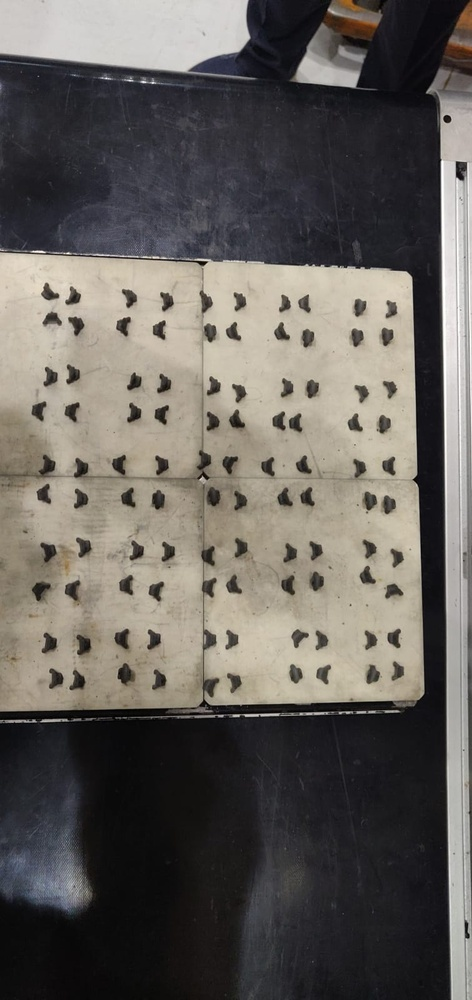
#> input picture Transistor.jpeg, 472 x 1000 px, shrunk from 755 x 1599 before the run
$ python enhanced_transistor_detection.py Transistor.jpeg
#> lines starting #> are read from the running program, lines starting #| are printed output that depends on the picture; after the words box and inside, x2 and y2 are one past the last pixel; in counts of white or black regions, pixels touching at a corner belong together
#> in main, image is the input picture: shape (1000, 472, 3); mean B, G, R 92.3, 97.2, 101.4
"""
enhanced_transistor_detection.py
--------------------------------

This script provides a simple command‑line interface for detecting
transistor‑shaped contours within an image.  It is based on the
original Jupyter notebook in the `Agrex.AI` repository but has been
refactored to be reusable from the command line and improved in a
number of ways:

* **Modular functions**: The detection logic is encapsulated in
  functions so that it can be imported and reused.
* **Automatic thresholding**: If no threshold is specified the script
  uses Otsu’s method to determine a suitable binary threshold
  automatically.  A manual threshold can still be provided via
  `--threshold`.
* **Configurable cropping**: Some images may contain large borders
  around the region of interest.  The `--crop` argument lets you
  specify a rectangle (x1 y1 x2 y2) to crop the image before
  processing.
* **Command‑line interface**: Run the script from a terminal and
  specify the input image, output path and optional parameters.
* **Visualisation**: Rectangles are drawn around each detected
  transistor.  The result can either be displayed in a window or
  written to disk.

Example usage::

    python enhanced_transistor_detection.py path/to/image.jpg --crop 100 200 800 1200 --save result.jpg

The script prints the number of detected transistors and saves the
annotated image to ``result.jpg``.  If ``--save`` is omitted the
image will be displayed on screen.

"""

from __future__ import annotations

import argparse
from dataclasses import dataclass
from typing import List, Tuple, Optional

import cv2
import numpy as np


@dataclass
class DetectionResult:
    """Data structure to hold detection results."""

    boxes: List[Tuple[int, int, int, int]]  # List of bounding boxes (x, y, w, h)
    annotated_image: np.ndarray              # Image with rectangles drawn


def detect_transistors(
    image: np.ndarray,
    threshold: Optional[int] = None,
    crop: Optional[Tuple[int, int, int, int]] = None,
    kernel_size: int = 3,
    morph_iterations: int = 2,
) -> DetectionResult:
    """Detect transistor‑like contours in an image.

    Args:
        image: Input image (as a NumPy array, BGR format).
        threshold: Optional fixed threshold for binarisation.  If
            ``None`` (default) the threshold will be computed using
            Otsu’s method.
        crop: Optional cropping rectangle given as ``(x1, y1, x2, y2)``.
        kernel_size: Size of the structuring element used for
            morphological opening.
        morph_iterations: Number of times to apply morphological
            opening.

    Returns:
        DetectionResult containing bounding boxes and annotated image.
    """
#> called with kernel_size = 3, morph_iterations = 2
    # Crop image if coordinates provided
    if crop is not None:
        x1, y1, x2, y2 = crop
        image = image[y1:y2, x1:x2].copy()

    # Convert to grayscale and blur to reduce noise
    gray = cv2.cvtColor(image, cv2.COLOR_BGR2GRAY)
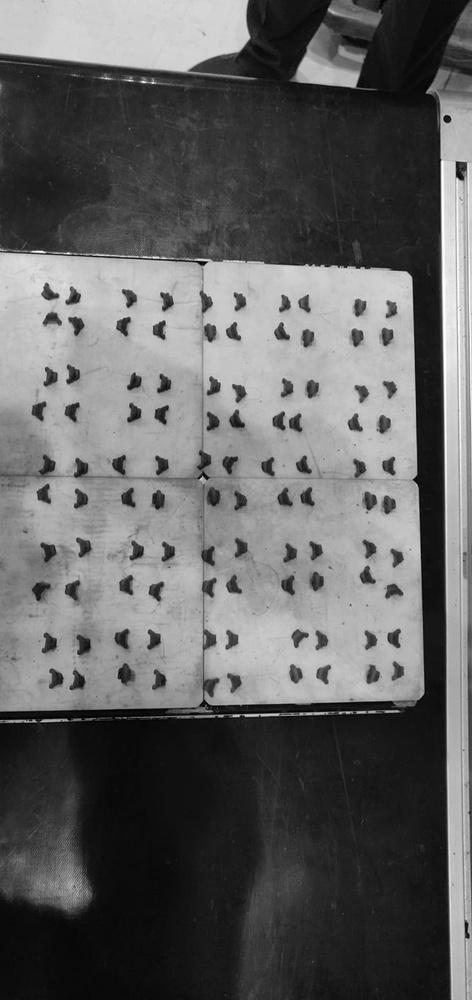
#> gray: shape (1000, 472); min 0, max 255, mean 97.9
    blurred = cv2.GaussianBlur(gray, (5, 5), 0)

    # Apply thresholding (Otsu’s method if threshold not provided)
    if threshold is None:
        _, thresh = cv2.threshold(
            blurred, 0, 255, cv2.THRESH_BINARY + cv2.THRESH_OTSU
        )
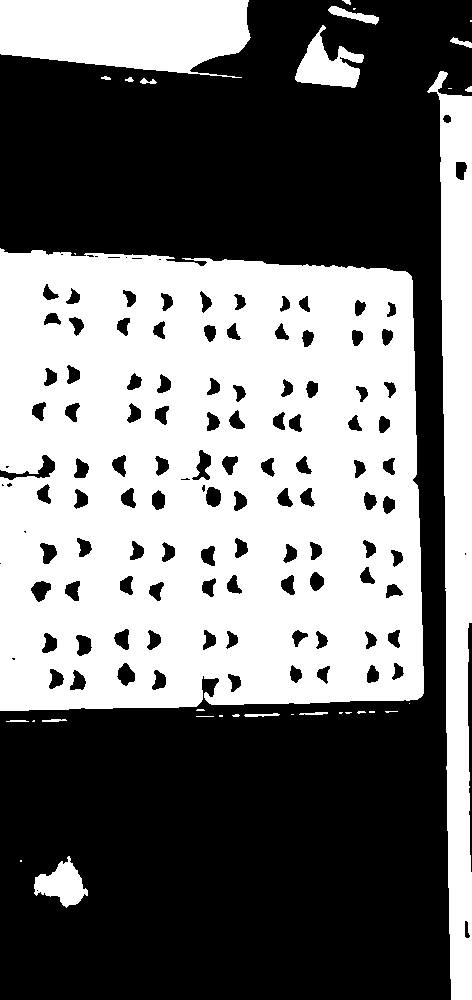
#> thresh: shape (1000, 472); 45.3% white; 33 white regions (17 under 20 px), largest, box (x1, y1, x2, y2) and area: (0, 248, 424, 711) 169870, (427, 71, 472, 1000) 23871, (0, 0, 251, 78) 15616
    else:
        _, thresh = cv2.threshold(blurred, threshold, 255, cv2.THRESH_BINARY)

    # Morphological opening to remove small noise
    kernel = np.ones((kernel_size, kernel_size), np.uint8)
    morph = cv2.morphologyEx(
        thresh, cv2.MORPH_OPEN, kernel, iterations=morph_iterations
    )
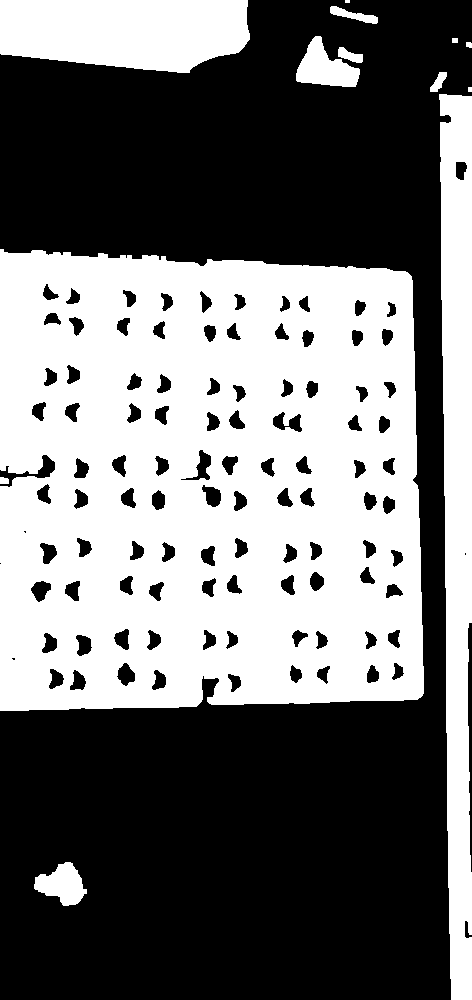
#> morph: shape (1000, 472); 45.1% white; 13 white regions (1 under 20 px)

    # Find contours
    contours, _ = cv2.findContours(
        morph, cv2.RETR_EXTERNAL, cv2.CHAIN_APPROX_SIMPLE
    )
#> contours = 13 contours, 2 with area under 20; largest, box (x1, y1, x2, y2) and area: (0, 249, 424, 711) 184298, (439, 94, 472, 1000) 22836, (0, 0, 250, 73) 15229, (296, 36, 360, 87) 1740, (34, 862, 87, 906) 1326

    # Compute bounding boxes
    boxes: List[Tuple[int, int, int, int]] = []
    for cnt in contours:
        x, y, w, h = cv2.boundingRect(cnt)
        boxes.append((x, y, w, h))
#> this loop made 13 passes
#> (x, y, w, h) on passes 1, 2, 3, 4, 6, 7, 8, 10, 11, 13: (34, 862, 53, 44), (0, 477, 9, 7), (0, 249, 424, 462), (439, 94, 33, 906), (430, 72, 17, 20), (338, 47, 25, 16), (466, 42, 6, 6), (296, 36, 64, 51), (330, 6, 48, 18), (0, 0, 250, 73)
#> (cnt, x, y, w, h) on passes 5, 9, 12: ([[468, 87], [468, 91], [471, 91], [471, 87]], 468, 87, 4, 5), ([[452, 38], [452, 42], [457, 42], [457, 38]], 452, 38, 6, 5), ([[345, 0], [345, 2], [349, 2], [349, 0]], 345, 0, 5, 3)
#> after the loop, boxes = [(34, 862, 53, 44), (0, 477, 9, 7), (0, 249, 424, 462), (439, 94, 33, 906), (468, 87, 4, 5), (430, 72, 17, 20), (338, 47, 25, 16), (466, 42, 6, 6), (452, 38, 6, 5), (296, 36, 64, 51), (330, 6, 48, 18), (345, 0, 5, 3), (0, 0, 250, 73)]

    # Draw boxes on a copy of the image
    annotated = image.copy()
    for x, y, w, h in boxes:
        cv2.rectangle(annotated, (x, y), (x + w, y + h), (0, 255, 0), 2)
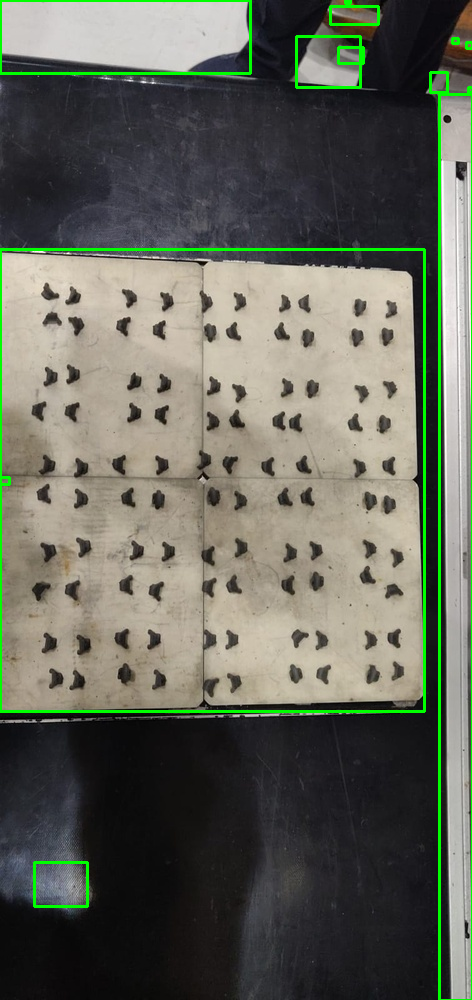
#> annotated: shape (1000, 472, 3); 2.66% of pixels changed, all inside (x1, y1, x2, y2) = (0, 0, 472, 1000)

    return DetectionResult(boxes=boxes, annotated_image=annotated)


def parse_crop_arg(crop_str: Optional[List[int]]) -> Optional[Tuple[int, int, int, int]]:
    """Parse crop argument from CLI into a tuple.

    Expects a list of four integers representing x1 y1 x2 y2.
    """
    if crop_str is None:
        return None
    if len(crop_str) != 4:
        raise ValueError(
            "--crop must be four integers: x1 y1 x2 y2"
        )
    x1, y1, x2, y2 = map(int, crop_str)
    if x2 <= x1 or y2 <= y1:
        raise ValueError("Invalid crop coordinates: ensure x2 > x1 and y2 > y1")
    return (x1, y1, x2, y2)


def main() -> None:
    parser = argparse.ArgumentParser(
        description=(
            "Detect transistor‑shaped contours in an image and optionally "
            "save the annotated output."
        )
    )
    parser.add_argument(
        "image",
        help="Path to the input image",
    )
    parser.add_argument(
        "--threshold",
        type=int,
        default=None,
        help=(
            "Manual threshold for binary segmentation (0–255). "
            "If omitted, Otsu’s method is used."
        ),
    )
    parser.add_argument(
        "--crop",
        nargs=4,
        type=int,
        metavar=("x1", "y1", "x2", "y2"),
        help="Optional crop rectangle to limit the region of interest",
    )
    parser.add_argument(
        "--save",
        metavar="OUTPUT",
        help="Path to save the annotated image. If omitted, a window will show the result",
    )
    args = parser.parse_args()

    # Read image
    image = cv2.imread(args.image)
    if image is None:
        raise FileNotFoundError(f"Could not read image: {args.image}")

    crop_rect = parse_crop_arg(args.crop)

    result = detect_transistors(
        image=image,
        threshold=args.threshold,
        crop=crop_rect,
    )

    print(f"Detected {len(result.boxes)} potential transistors")
#| Detected 13 potential transistors

    if args.save:
        cv2.imwrite(args.save, result.annotated_image)
        print(f"Annotated image saved to {args.save}")
    else:
        # Display result in a window
        cv2.imshow("Transistor Detection", result.annotated_image)
        cv2.waitKey(0)
        cv2.destroyAllWindows()


if __name__ == "__main__":
    main()
